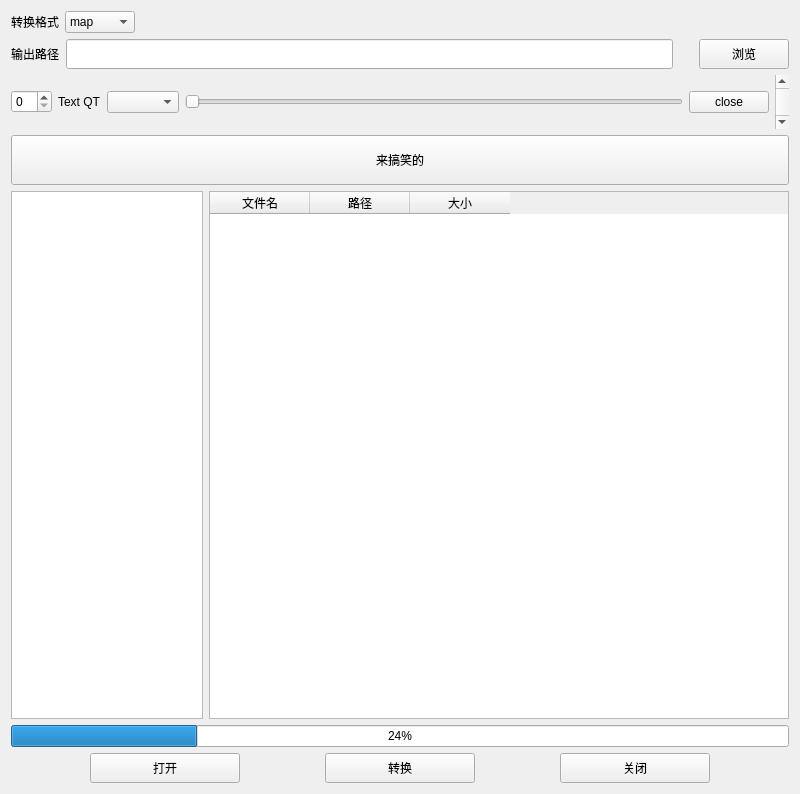
<?xml version="1.0" encoding="UTF-8"?>
<ui version="4.0">
 <class>k_widget</class>
 <widget class="QWidget" name="k_widget">
  <property name="enabled">
   <bool>true</bool>
  </property>
  <property name="geometry">
   <rect>
    <x>0</x>
    <y>0</y>
    <width>800</width>
    <height>794</height>
   </rect>
  </property>
  <property name="minimumSize">
   <size>
    <width>0</width>
    <height>0</height>
   </size>
  </property>
  <property name="sizeIncrement">
   <size>
    <width>0</width>
    <height>0</height>
   </size>
  </property>
  <property name="windowTitle">
   <string>Form</string>
  </property>
  <layout class="QVBoxLayout" name="k_wlayout">
   <item>
    <layout class="QHBoxLayout" name="horizontalLayout_4">
     <item>
      <widget class="QLabel" name="label">
       <property name="text">
        <string>转换格式</string>
       </property>
      </widget>
     </item>
     <item>
      <widget class="QComboBox" name="comboBox_2">
       <property name="minimumSize">
        <size>
         <width>70</width>
         <height>20</height>
        </size>
       </property>
       <property name="maximumSize">
        <size>
         <width>60</width>
         <height>16777215</height>
        </size>
       </property>
       <item>
        <property name="text">
         <string>map</string>
        </property>
       </item>
       <item>
        <property name="text">
         <string>jpg</string>
        </property>
       </item>
       <item>
        <property name="text">
         <string>tif</string>
        </property>
       </item>
      </widget>
     </item>
     <item>
      <spacer name="horizontalSpacer">
       <property name="orientation">
        <enum>Qt::Horizontal</enum>
       </property>
       <property name="sizeType">
        <enum>QSizePolicy::Maximum</enum>
       </property>
       <property name="sizeHint" stdset="0">
        <size>
         <width>10200</width>
         <height>20</height>
        </size>
       </property>
      </spacer>
     </item>
    </layout>
   </item>
   <item>
    <layout class="QHBoxLayout" name="horizontalLayout_5">
     <property name="sizeConstraint">
      <enum>QLayout::SetDefaultConstraint</enum>
     </property>
     <item>
      <widget class="QLabel" name="label_2">
       <property name="minimumSize">
        <size>
         <width>0</width>
         <height>0</height>
        </size>
       </property>
       <property name="text">
        <string>输出路径</string>
       </property>
      </widget>
     </item>
     <item>
      <widget class="QLineEdit" name="lineEdit">
       <property name="minimumSize">
        <size>
         <width>0</width>
         <height>30</height>
        </size>
       </property>
      </widget>
     </item>
     <item>
      <spacer name="horizontalSpacer_2">
       <property name="orientation">
        <enum>Qt::Horizontal</enum>
       </property>
       <property name="sizeType">
        <enum>QSizePolicy::Maximum</enum>
       </property>
       <property name="sizeHint" stdset="0">
        <size>
         <width>20</width>
         <height>0</height>
        </size>
       </property>
      </spacer>
     </item>
     <item>
      <widget class="QPushButton" name="pushButton_2">
       <property name="minimumSize">
        <size>
         <width>90</width>
         <height>30</height>
        </size>
       </property>
       <property name="text">
        <string>浏览</string>
       </property>
      </widget>
     </item>
    </layout>
   </item>
   <item>
    <layout class="QHBoxLayout" name="horizontalLayout">
     <item>
      <widget class="QSpinBox" name="spinBox"/>
     </item>
     <item>
      <widget class="QLabel" name="k_label1">
       <property name="enabled">
        <bool>true</bool>
       </property>
       <property name="text">
        <string>Text QT</string>
       </property>
       <property name="textFormat">
        <enum>Qt::AutoText</enum>
       </property>
       <property name="scaledContents">
        <bool>false</bool>
       </property>
      </widget>
     </item>
     <item>
      <widget class="QComboBox" name="comboBox"/>
     </item>
     <item>
      <widget class="QSlider" name="horizontalSlider">
       <property name="orientation">
        <enum>Qt::Horizontal</enum>
       </property>
      </widget>
     </item>
     <item>
      <widget class="QPushButton" name="pushButton">
       <property name="text">
        <string>close</string>
       </property>
      </widget>
     </item>
     <item>
      <widget class="QScrollBar" name="verticalScrollBar">
       <property name="orientation">
        <enum>Qt::Vertical</enum>
       </property>
      </widget>
     </item>
    </layout>
   </item>
   <item>
    <widget class="QPushButton" name="k_button2">
     <property name="minimumSize">
      <size>
       <width>0</width>
       <height>50</height>
      </size>
     </property>
     <property name="maximumSize">
      <size>
       <width>16777215</width>
       <height>50</height>
      </size>
     </property>
     <property name="text">
      <string>来搞笑的</string>
     </property>
    </widget>
   </item>
   <item>
    <layout class="QHBoxLayout" name="horizontalLayout_3">
     <item>
      <widget class="QTreeView" name="k_treeView">
       <property name="maximumSize">
        <size>
         <width>450</width>
         <height>16777215</height>
        </size>
       </property>
      </widget>
     </item>
     <item>
      <widget class="QTableWidget" name="k_tabWidget">
       <property name="minimumSize">
        <size>
         <width>580</width>
         <height>0</height>
        </size>
       </property>
       <property name="maximumSize">
        <size>
         <width>16777215</width>
         <height>16777215</height>
        </size>
       </property>
       <column>
        <property name="text">
         <string>文件名</string>
        </property>
       </column>
       <column>
        <property name="text">
         <string>路径</string>
        </property>
       </column>
       <column>
        <property name="text">
         <string>大小</string>
        </property>
       </column>
      </widget>
     </item>
    </layout>
   </item>
   <item>
    <widget class="QProgressBar" name="k_progressBar">
     <property name="value">
      <number>24</number>
     </property>
    </widget>
   </item>
   <item>
    <layout class="QHBoxLayout" name="horizontalLayout_2">
     <item>
      <widget class="QPushButton" name="k_Bopen">
       <property name="minimumSize">
        <size>
         <width>0</width>
         <height>30</height>
        </size>
       </property>
       <property name="maximumSize">
        <size>
         <width>150</width>
         <height>30</height>
        </size>
       </property>
       <property name="text">
        <string>打开</string>
       </property>
       <property name="default">
        <bool>false</bool>
       </property>
      </widget>
     </item>
     <item>
      <widget class="QPushButton" name="k_convert">
       <property name="maximumSize">
        <size>
         <width>150</width>
         <height>30</height>
        </size>
       </property>
       <property name="text">
        <string>转换</string>
       </property>
      </widget>
     </item>
     <item>
      <widget class="QPushButton" name="k_Bclose">
       <property name="minimumSize">
        <size>
         <width>0</width>
         <height>30</height>
        </size>
       </property>
       <property name="maximumSize">
        <size>
         <width>150</width>
         <height>30</height>
        </size>
       </property>
       <property name="text">
        <string>关闭</string>
       </property>
       <property name="default">
        <bool>false</bool>
       </property>
      </widget>
     </item>
    </layout>
   </item>
  </layout>
 </widget>
 <resources/>
 <connections/>
</ui>
